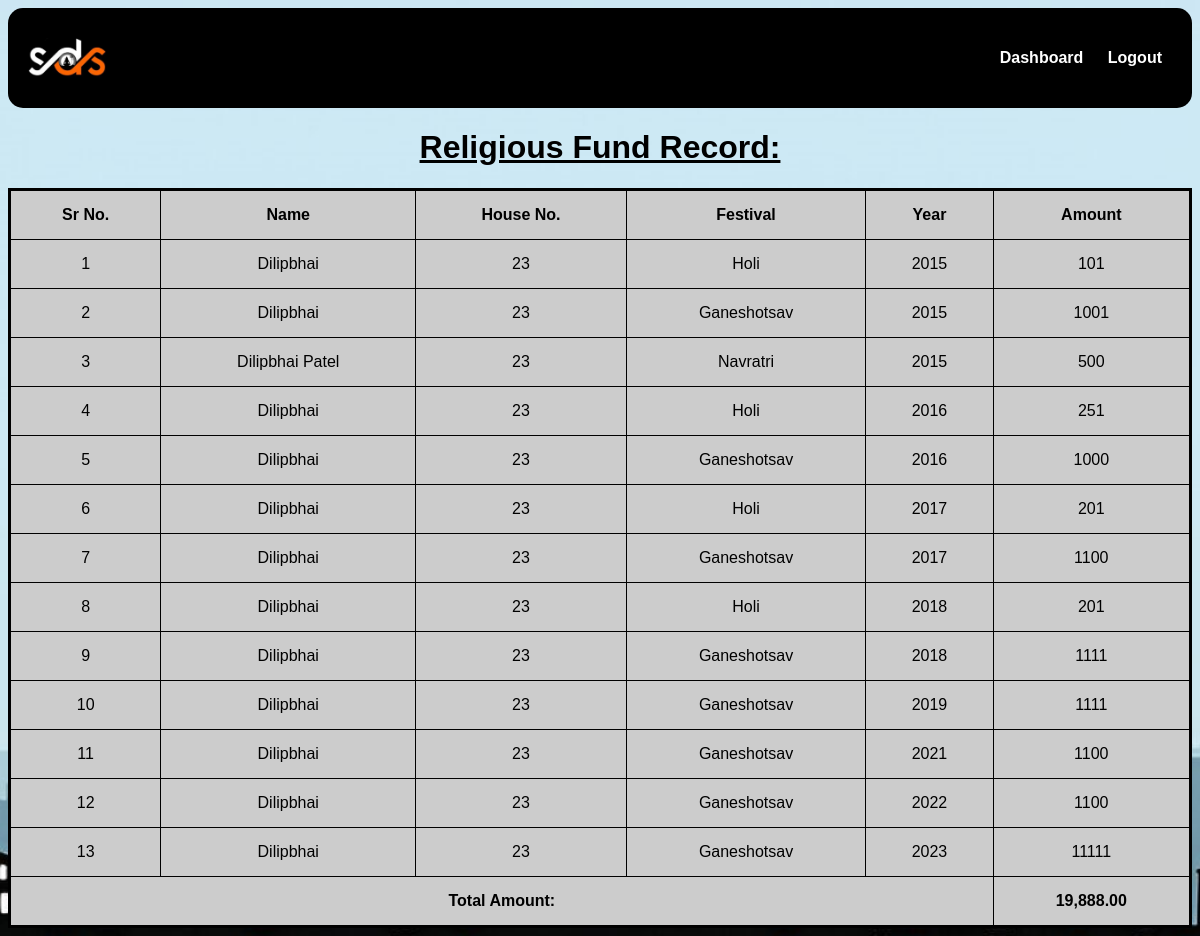
The page /Userreligious.php (signed in) on the database its author committed.
### tables this page shows
CREATE TABLE `religious` (
  `house_no` varchar(15) DEFAULT NULL,
  `name` varchar(255) DEFAULT NULL,
  `ammount` varchar(255) DEFAULT NULL,
  `festival` varchar(255) DEFAULT NULL,
  `year` varchar(10) DEFAULT NULL
);

### Userreligious.php (the view, shortened to what this page needs)
<?php
$user_email = $_SESSION['email'];
$connect = mysqli_connect("localhost", "root", "", "sds");
$query = "SELECT house_no FROM registration WHERE email = ?";
$stmt = $connect->prepare($query);
$stmt->bind_param("s", $user_email);
$stmt->execute();
$stmt->store_result();
$stmt->bind_result($house_no);
$query = "SELECT * FROM religious WHERE house_no = ?";
$stmt = $connect->prepare($query);
$stmt->bind_param("s", $house_no);
$stmt->execute();
$result = $stmt->get_result();
?>
<!DOCTYPE html>
<html lang="en">
<head>
    <link rel="stylesheet" href="sdscss.css">
</head>
<body>
<header class="header">
    <div class="logo">
        <img src="SDS Logo.jpg" height="40px" alt="Society Dashboard">
    </div>
    <nav class="nav-links">
        <a href="Userdashboard.php">Dashboard</a>
        <a href="Index.php">Logout</a>
    </nav>
</header>
<h1>Religious Fund Record: </h1>
<?php
if (isset($result)) {
    if ($result->num_rows > 0) {
        $totalAmount = 0;
        echo "
        <table>
            <thead>
                <tr>
                    <th>Sr No.</th>
                    <th>Name</th>
                    <th>House No.</th>
                    <th>Festival</th>
                    <th>Year</th>
                    <th>Amount</th>
                </tr>
            </thead>
            <tbody>";
        $cnt = 1;
        while ($row = $result->fetch_object()) {
            echo "
            <tr>
                <td>" . $cnt . "</td>
                <td>" . htmlspecialchars($row->name) . "</td>
                <td>" . htmlspecialchars($row->house_no) . "</td>
                <td>" . htmlspecialchars($row->festival) . "</td>
                <td>" . htmlspecialchars($row->year) . "</td>
                <td>" . htmlspecialchars($row->ammount) . "</td>
                </tr>";
            $totalAmount += $row->ammount;
            $cnt++;
        }
        echo "</tbody>
            <tfoot>
                <tr>
                    <td colspan='5' align='center'><strong>Total Amount: </strong></td>
                    <td>" . number_format($totalAmount, 2) . "</td>
                </tr>
            </tfoot>
        </table>";
} else {
    echo "<p>No data found for the selected House No.</p>";
}
}
?>
</body>
</html>

### sdscss.css (style rules this page uses)
html { background-image: url('SDSBG.jpg'); background-size: cover; background-position: center; background-attachment: fixed; background-repeat: no-repeat; background-color: transparent; }
body { flex-direction: column; justify-content: center; text-align: center; font-family: Arial, Helvetica, sans-serif; font-style: bold; align-items: center; }
.header { display: flex; justify-content: space-between; align-items: center; background-color: #000000; padding: 30px 20px; color: white; border-radius: 15px; }
.logo { display: flex; align-items: center; }
.nav-links a { color: rgb(12, 19, 126); text-size-adjust: 600px; margin: 0 50px; font-weight: bold; }
.nav-links a { color: white; text-decoration: none; margin: 0 10px; font-weight: bold; }
table { width: 100%; background-color: #ccc; border-collapse: collapse; border: 3px solid #000000; }
th, td { border: 1px solid #000000; padding: 15px; }
h1 { text-align: center; text-decoration: solid; text-decoration: underline; }

### Userreligious.php (style rules this page uses)
table { width: 100%; background-color: #ccc; border-collapse: collapse; border: 3px solid #000000; }
th, td { border: 1px solid #000000; padding: 15px; text-align: center; }
tfoot td { font-weight: bold; }
header { display: flex; justify-content: space-between; align-items: center; background-color: #000000; padding: 30px 20px; color: white; border-radius: 15px; }

### rows shown on the page
religious: name "Dilipbhai", house_no "23", festival "Holi", year "2015", ammount "101"
religious: name "Dilipbhai", house_no "23", festival "Ganeshotsav", year "2015", ammount "1001"
religious: name "Dilipbhai Patel", house_no "23", festival "Navratri", year "2015", ammount "500"
religious: name "Dilipbhai", house_no "23", festival "Holi", year "2016", ammount "251"
religious: name "Dilipbhai", house_no "23", festival "Ganeshotsav", year "2016", ammount "1000"
religious: name "Dilipbhai", house_no "23", festival "Holi", year "2017", ammount "201"
religious: name "Dilipbhai", house_no "23", festival "Ganeshotsav", year "2017", ammount "1100"
religious: name "Dilipbhai", house_no "23", festival "Holi", year "2018", ammount "201"
religious: name "Dilipbhai", house_no "23", festival "Ganeshotsav", year "2018", ammount "1111"
religious: name "Dilipbhai", house_no "23", festival "Ganeshotsav", year "2019", ammount "1111"
religious: name "Dilipbhai", house_no "23", festival "Ganeshotsav", year "2021", ammount "1100"
religious: name "Dilipbhai", house_no "23", festival "Ganeshotsav", year "2022", ammount "1100"
religious: name "Dilipbhai", house_no "23", festival "Ganeshotsav", year "2023", ammount "11111"

### other values the page prints
$totalAmount "19,888.00"
